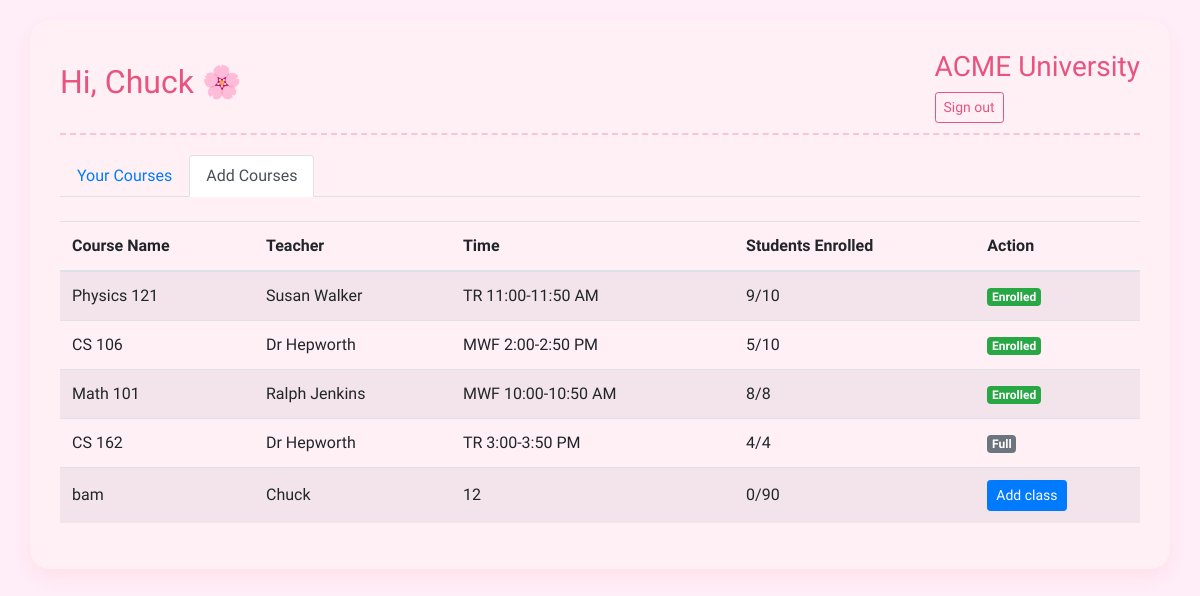
The page /student/courses (signed in) on the database as committed earlier.
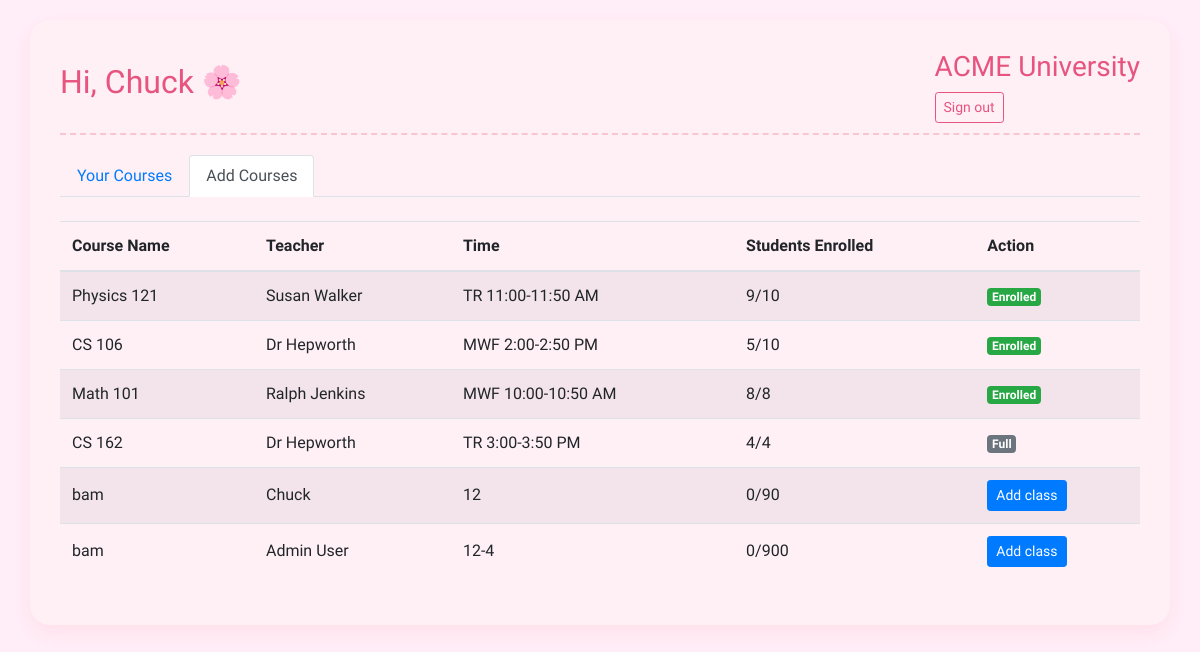
The same page on the database as committed later.
### models.py (models this page shows, shortened)
class User(db.Model, UserMixin):
    id = db.Column(db.Integer, primary_key=True)
    username = db.Column(db.String(80), unique=True, nullable=False)
    password = db.Column(db.String(120), nullable=False)
    role = db.Column(db.String(20), nullable=False)
    name = db.Column(db.String(100), nullable=True)

class Course(db.Model):
    id = db.Column(db.Integer, primary_key=True)
    name = db.Column(db.String(100), nullable=False)
    teacher_id = db.Column(db.Integer, db.ForeignKey('user.id'), nullable=False)
    teacher = db.relationship('User', backref=db.backref('courses', lazy=True))
    time = db.Column(db.String(50), nullable=False)
    capacity = db.Column(db.Integer, nullable=False)

### student_routes.py (the view)
@student_bp.route('/courses')
@login_required
def all_courses():
    if current_user.role != 'student':
        return redirect(url_for('auth.login'))
    courses = Course.query.all()
    enrollments = Enrollment.query.filter_by(student_id=current_user.id).all()
    enrolled_course_ids = [enrollment.course_id for enrollment in enrollments]
    for course in courses:
        course.enrolled = Enrollment.query.filter_by(course_id=course.id).count()
    return render_template('all_courses.html',
                          user=current_user,
                          courses=courses,
                          enrolled_course_ids=enrolled_course_ids)

### app.py (called while the page is built)
@login_manager.user_loader
def load_user(user_id):
    return User.query.get(int(user_id))

### templates/all_courses.html
{% extends "layout.html" %}
{% block content %}
<ul class="nav nav-tabs">
    <li class="nav-item">
        <a class="nav-link" href="{{ url_for('student_bp.dashboard') }}">Your Courses</a>
    </li>
    <li class="nav-item">
        <a class="nav-link active" href="{{ url_for('student_bp.all_courses') }}">Add Courses</a>
    </li>
</ul>
<div class="mt-4">
    <table class="table table-striped">
        <thead>
            <tr>
                <th>Course Name</th>
                <th>Teacher</th>
                <th>Time</th>
                <th>Students Enrolled</th>
                <th>Action</th>
            </tr>
        </thead>
        <tbody>
            {% for course in courses %}
            <tr>
                <td>{{ course.name }}</td>
                <td>{{ course.teacher.name }}</td>
                <td>{{ course.time }}</td>
                <td>{{ course.enrolled }}/{{ course.capacity }}</td>
                <td>
                    {% if course.id in enrolled_course_ids %}
                        <span class="badge badge-success">Enrolled</span>
                    {% elif course.enrolled >= course.capacity %}
                        <span class="badge badge-secondary">Full</span>
                    {% else %}
                        <a href="{{ url_for('student_bp.enroll_course', course_id=course.id) }}" class="btn btn-sm btn-primary">Add class</a>
                    {% endif %}
                </td>
            </tr>
            {% endfor %}
        </tbody>
    </table>
</div>
{% endblock %}

### templates/layout.html (shortened to what this page needs)
<!DOCTYPE html>
<html lang="en">
<head>
    <link rel="stylesheet" href="https://stackpath.bootstrapcdn.com/bootstrap/4.5.2/css/bootstrap.min.css">
</head>
<body>
    <div class="container">
        {% if current_user.is_authenticated %}
        <div class="header">
            <h2>Hi, {{ current_user.name }} 🌸</h2>
            <div>
                <h3>ACME University</h3>
                <a href="{{ url_for('auth.logout') }}" class="btn btn-sm btn-outline-secondary">Sign out</a>
            </div>
        </div>
        {% endif %}
        {% block content %}{% endblock %}
    </div>
</body>
</html>

### templates/layout.html (style rules this page uses)
body { padding-top: 20px; background: #ffeef8; font-family: 'Quicksand', sans-serif; color: #4b2e2e; }
.container { background: #fff0f6; border-radius: 20px; padding: 30px; box-shadow: 0 8px 20px rgba(255, 192, 203, 0.3); }
.header { display: flex; justify-content: space-between; align-items: center; margin-bottom: 20px; padding-bottom: 10px; border-bottom: 2px dashed #f9c5d1; }
h2, h3 { color: #e75480; }
.btn-outline-secondary { color: #e75480; border-color: #e75480; }
.table th, .table td { vertical-align: middle; }

Rows that differ between the two databases and show on the page:
added Course: name "bam", teacher.name "Admin User", time "12-4", enrolled "0", capacity "900"
